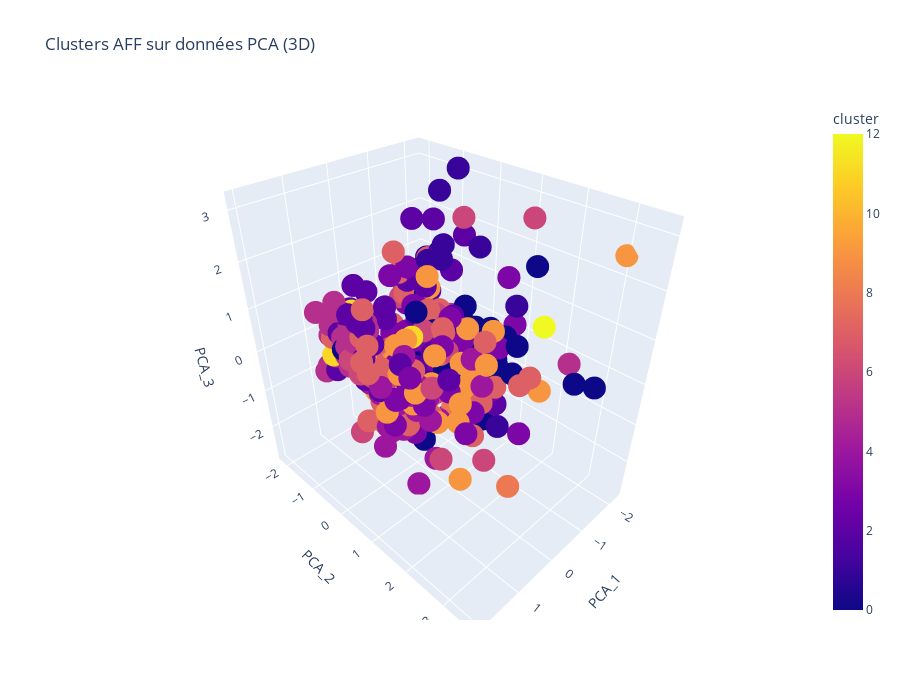
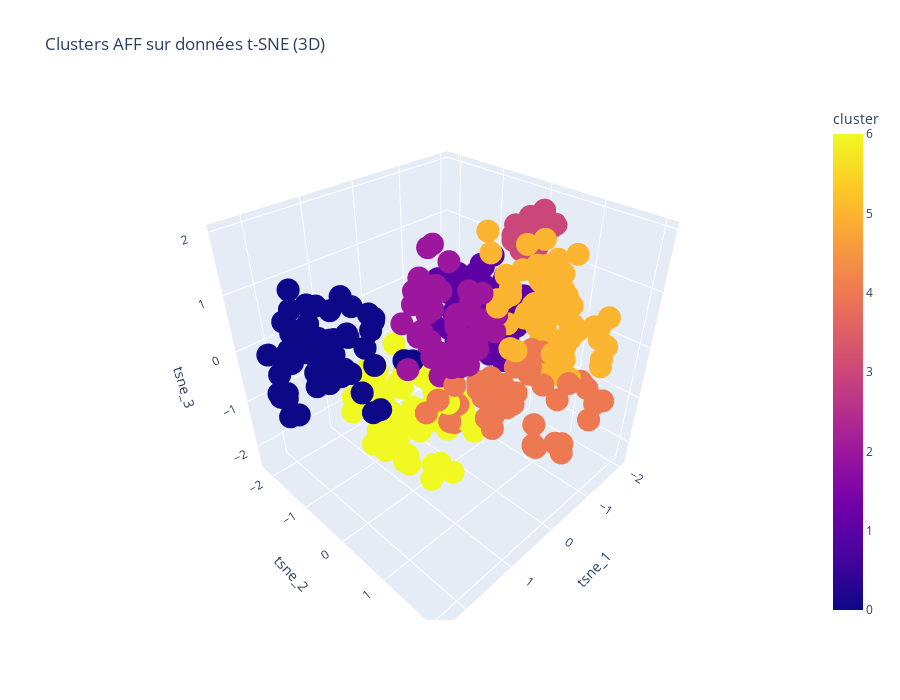
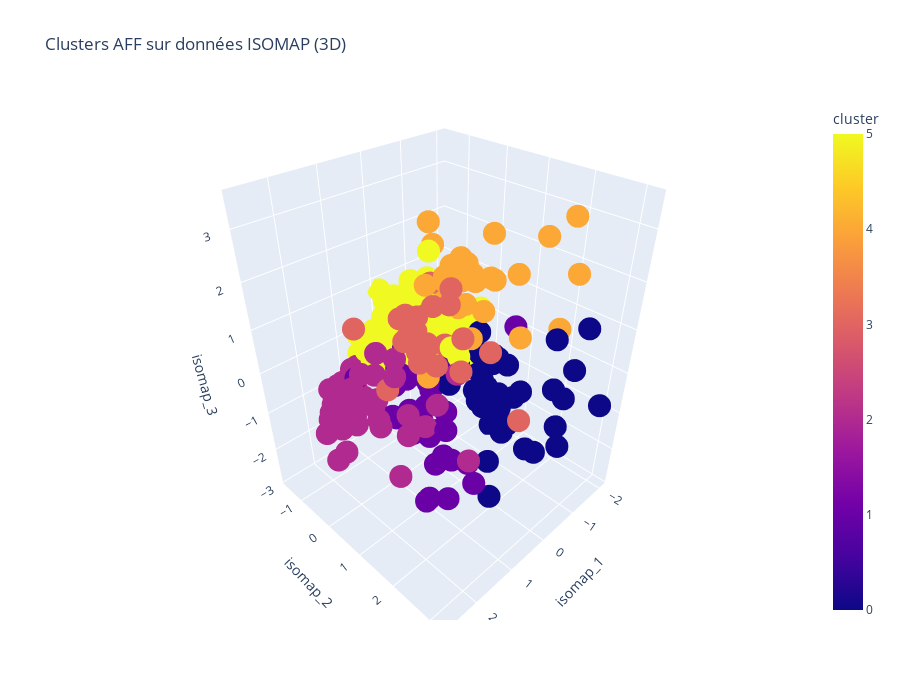
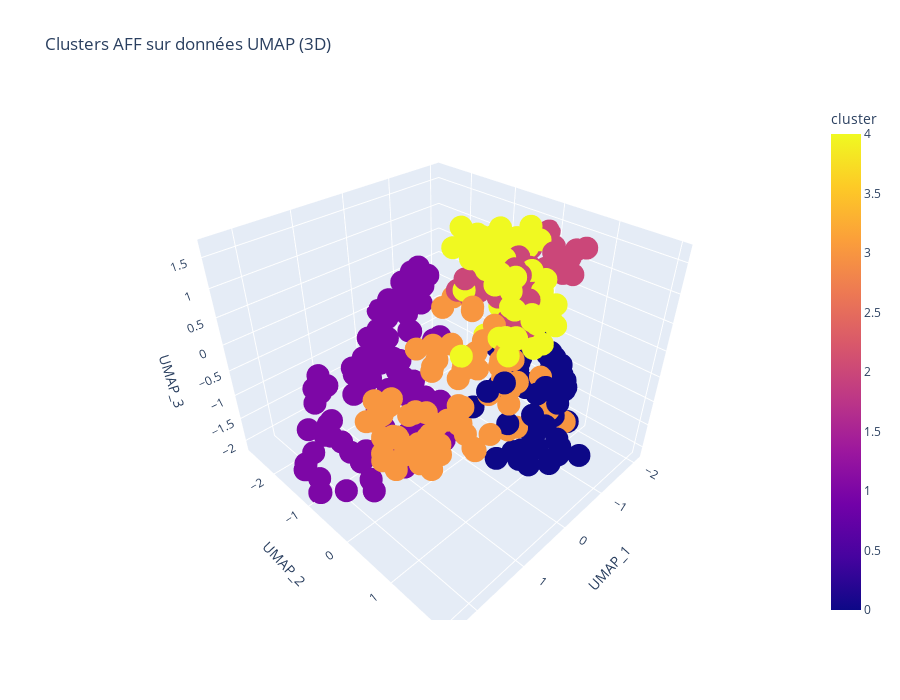

Notebook code cell kept with these figures, in order:
### Markdown cell above
## Results Display

### Code cell
stats_cols = [
    'per90_gls',          # attaque
    'per90_ast',          # passes décisives
    'per90_xg',           # expected goals
    'pct_take_on_suc',    # dribbles réussis
    'tkl_plus_int',       # tacles + interceptions
    'pct_air_dual_won',   # duels aériens
    'carries'  ,           # portées de balle
    'age', 
    'totdist'
    
]

file_path_base = "../../raw_data/joueurs_ligue1_2024_2025.csv"
data_base= pd.read_csv(file_path_base, encoding="utf-8")

def plot_cluster_profiles(df_cluster, data_base, stats_cols, cluster_name="Cluster"):
    df_clusters = df_cluster[['player_name', 'cluster']].copy()
    df_stats = data_base[['player_name'] + stats_cols].copy()
    df_merged = pd.merge(df_clusters, df_stats, on='player_name', how='left')
    
    cluster_means = df_merged.groupby('cluster')[stats_cols].mean()
    cluster_sizes = df_merged.groupby('cluster').size().rename("cluster_size")
    
    cluster_means = cluster_means.copy()
    cluster_means['cluster_size'] = cluster_sizes

    
    plt.figure(figsize=(12,6))
    sns.heatmap(cluster_means, annot=True, fmt=".2f", cmap="coolwarm")
    plt.title(f"Moyenne des stats par cluster ({cluster_name})")
    plt.ylabel("Cluster")
    plt.xlabel("Stats")
    plt.show()
    
    return cluster_means

def print_results(X, column1, column2, data_name) :
    fig = px.scatter(
        X,
        x= column1, 
        y= column2, 
        color='cluster', 
        hover_data=['player_name', 'positions'],  # ce qui s'affiche au survol
        title=f"Clusters AFF sur données {data_name}",
        width=800, 
        height=600,
        color_discrete_sequence= None
    )
    fig.show()

def print_results_3d(X, column1, column2, column3, data_name):
    fig = px.scatter_3d(
        X,
        x=column1,
        y=column2,
        z=column3,
        color='cluster',
        hover_data=['player_name', 'positions'],  # info au survol
        title=f"Clusters AFF sur données {data_name} (3D)",
        width=900,
        height=700,
        color_discrete_sequence=None
    )
    fig.show()

"""
print("="*60)
print("============RESULTS EN 2D===============")
print("="*60)
print_results(X_aff_PCA_best, "PCA_1", "PCA_2", "PCA")
print_results(X_aff_tSNE_best, "tsne_1", "tsne_2", "t-SNE")
print_results(X_aff_ISOMAP_best, "isomap_1", "isomap_2", "ISOMAP")
print_results(X_aff_UMAP_best, "UMAP_1", "UMAP_2", "UMAP")
"""

print("="*60)
print("============RESULTS EN 3D===============")
print("="*60)
print_results_3d(X_aff_PCA_best, "PCA_1", "PCA_2", "PCA_3", "PCA")
cluster_profiles_PCA = plot_cluster_profiles(X_aff_PCA_best, data_base, stats_cols, "PCA")
print_results_3d(X_aff_tSNE_best, "tsne_1", "tsne_2", "tsne_3", "t-SNE")
cluster_profiles_tSNE = plot_cluster_profiles(X_aff_tSNE_best, data_base, stats_cols, "tSNE")
print_results_3d(X_aff_ISOMAP_best, "isomap_1", "isomap_2", "isomap_3", "ISOMAP")
cluster_profiles_ISOMAP = plot_cluster_profiles(X_aff_ISOMAP_best, data_base, stats_cols, "ISOMAP")
print_results_3d(X_aff_UMAP_best, "UMAP_1", "UMAP_2", "UMAP_3", "UMAP")
cluster_profiles_UMAP = plot_cluster_profiles(X_aff_UMAP_best, data_base, stats_cols, "UMAP")

### Figure 1 — Plotly figure (JSON) as saved in the notebook; plotly's stock layout.template omitted (floating-point values rounded to 4 significant figures; data arrays with more than 128 entries replaced by an {"elided": "..."} marker saying what was removed)
{"data": [{"customdata": {"elided": "333x2 str values"}, "hovertemplate": "PCA_1=%{x}<br>PCA_2=%{y}<br>PCA_3=%{z}<br>player_name=%{customdata[0]}<br>positions=%{customdata[1]}<br>cluster=%{marker.color}<extra></extra>", "legendgroup": "", "marker": {"color": {"elided": "333 int values"}, "coloraxis": "coloraxis", "symbol": "circle"}, "mode": "markers", "name": "", "scene": "scene", "showlegend": false, "type": "scatter3d", "x": {"elided": "333 float values"}, "y": {"elided": "333 float values"}, "z": {"elided": "333 float values"}}], "layout": {"coloraxis": {"colorbar": {"title": {"text": "cluster"}}, "colorscale": [[0, "#0d0887"], [0.1111, "#46039f"], [0.2222, "#7201a8"], [0.3333, "#9c179e"], [0.4444, "#bd3786"], [0.5556, "#d8576b"], [0.6667, "#ed7953"], [0.7778, "#fb9f3a"], [0.8889, "#fdca26"], [1, "#f0f921"]]}, "height": 700, "legend": {"tracegroupgap": 0}, "scene": {"domain": {"x": [0, 1], "y": [0, 1]}, "xaxis": {"title": {"text": "PCA_1"}}, "yaxis": {"title": {"text": "PCA_2"}}, "zaxis": {"title": {"text": "PCA_3"}}}, "title": {"text": "Clusters AFF sur données PCA (3D)"}, "width": 900}}

### Figure 2 — Plotly figure (JSON) as saved in the notebook; plotly's stock layout.template omitted (floating-point values rounded to 4 significant figures; data arrays with more than 128 entries replaced by an {"elided": "..."} marker saying what was removed)
{"data": [{"customdata": {"elided": "356x2 str values"}, "hovertemplate": "tsne_1=%{x}<br>tsne_2=%{y}<br>tsne_3=%{z}<br>player_name=%{customdata[0]}<br>positions=%{customdata[1]}<br>cluster=%{marker.color}<extra></extra>", "legendgroup": "", "marker": {"color": {"elided": "356 int values"}, "coloraxis": "coloraxis", "symbol": "circle"}, "mode": "markers", "name": "", "scene": "scene", "showlegend": false, "type": "scatter3d", "x": {"elided": "356 float values"}, "y": {"elided": "356 float values"}, "z": {"elided": "356 float values"}}], "layout": {"coloraxis": {"colorbar": {"title": {"text": "cluster"}}, "colorscale": [[0, "#0d0887"], [0.1111, "#46039f"], [0.2222, "#7201a8"], [0.3333, "#9c179e"], [0.4444, "#bd3786"], [0.5556, "#d8576b"], [0.6667, "#ed7953"], [0.7778, "#fb9f3a"], [0.8889, "#fdca26"], [1, "#f0f921"]]}, "height": 700, "legend": {"tracegroupgap": 0}, "scene": {"domain": {"x": [0, 1], "y": [0, 1]}, "xaxis": {"title": {"text": "tsne_1"}}, "yaxis": {"title": {"text": "tsne_2"}}, "zaxis": {"title": {"text": "tsne_3"}}}, "title": {"text": "Clusters AFF sur données t-SNE (3D)"}, "width": 900}}

### Figure 3 — Plotly figure (JSON) as saved in the notebook; plotly's stock layout.template omitted (floating-point values rounded to 4 significant figures; data arrays with more than 128 entries replaced by an {"elided": "..."} marker saying what was removed)
{"data": [{"customdata": {"elided": "333x2 str values"}, "hovertemplate": "isomap_1=%{x}<br>isomap_2=%{y}<br>isomap_3=%{z}<br>player_name=%{customdata[0]}<br>positions=%{customdata[1]}<br>cluster=%{marker.color}<extra></extra>", "legendgroup": "", "marker": {"color": {"elided": "333 int values"}, "coloraxis": "coloraxis", "symbol": "circle"}, "mode": "markers", "name": "", "scene": "scene", "showlegend": false, "type": "scatter3d", "x": {"elided": "333 float values"}, "y": {"elided": "333 float values"}, "z": {"elided": "333 float values"}}], "layout": {"coloraxis": {"colorbar": {"title": {"text": "cluster"}}, "colorscale": [[0, "#0d0887"], [0.1111, "#46039f"], [0.2222, "#7201a8"], [0.3333, "#9c179e"], [0.4444, "#bd3786"], [0.5556, "#d8576b"], [0.6667, "#ed7953"], [0.7778, "#fb9f3a"], [0.8889, "#fdca26"], [1, "#f0f921"]]}, "height": 700, "legend": {"tracegroupgap": 0}, "scene": {"domain": {"x": [0, 1], "y": [0, 1]}, "xaxis": {"title": {"text": "isomap_1"}}, "yaxis": {"title": {"text": "isomap_2"}}, "zaxis": {"title": {"text": "isomap_3"}}}, "title": {"text": "Clusters AFF sur données ISOMAP (3D)"}, "width": 900}}

### Figure 4 — Plotly figure (JSON) as saved in the notebook; plotly's stock layout.template omitted (floating-point values rounded to 4 significant figures; data arrays with more than 128 entries replaced by an {"elided": "..."} marker saying what was removed)
{"data": [{"customdata": {"elided": "333x2 str values"}, "hovertemplate": "UMAP_1=%{x}<br>UMAP_2=%{y}<br>UMAP_3=%{z}<br>player_name=%{customdata[0]}<br>positions=%{customdata[1]}<br>cluster=%{marker.color}<extra></extra>", "legendgroup": "", "marker": {"color": {"elided": "333 int values"}, "coloraxis": "coloraxis", "symbol": "circle"}, "mode": "markers", "name": "", "scene": "scene", "showlegend": false, "type": "scatter3d", "x": {"elided": "333 float values"}, "y": {"elided": "333 float values"}, "z": {"elided": "333 float values"}}], "layout": {"coloraxis": {"colorbar": {"title": {"text": "cluster"}}, "colorscale": [[0, "#0d0887"], [0.1111, "#46039f"], [0.2222, "#7201a8"], [0.3333, "#9c179e"], [0.4444, "#bd3786"], [0.5556, "#d8576b"], [0.6667, "#ed7953"], [0.7778, "#fb9f3a"], [0.8889, "#fdca26"], [1, "#f0f921"]]}, "height": 700, "legend": {"tracegroupgap": 0}, "scene": {"domain": {"x": [0, 1], "y": [0, 1]}, "xaxis": {"title": {"text": "UMAP_1"}}, "yaxis": {"title": {"text": "UMAP_2"}}, "zaxis": {"title": {"text": "UMAP_3"}}}, "title": {"text": "Clusters AFF sur données UMAP (3D)"}, "width": 900}}
